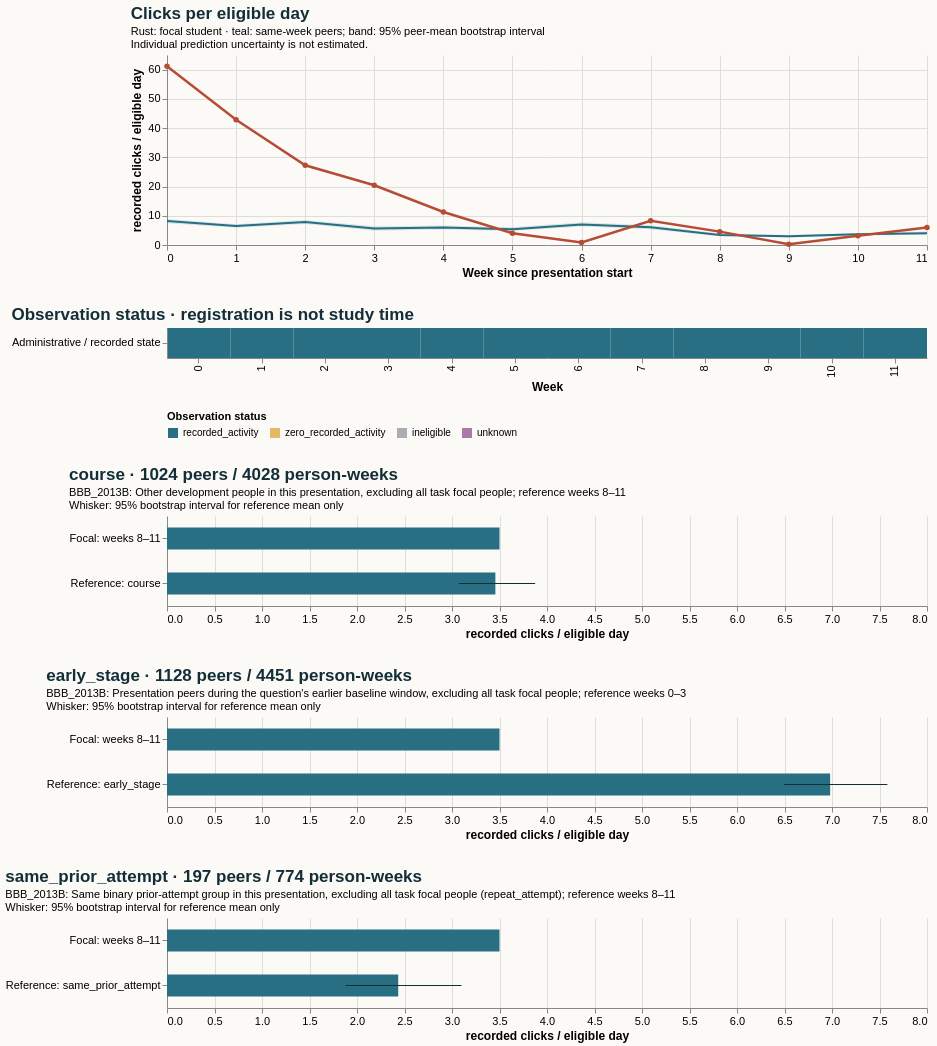

Describe this chart as a Vega-Lite specification.
### Vega-Lite specification from a JSON file in a GitHub repository (floating-point values rounded to 4 significant figures)
{"$schema": "https://vega.github.io/schema/vega-lite/v5.20.1.json", "config": {"axis": {"labelFontSize": 11, "titleFontSize": 12}, "background": "#fbfaf7", "font": "sans-serif", "title": {"anchor": "start", "color": "#142e38", "fontSize": 17, "subtitleFontSize": 11}, "view": {"continuousHeight": 300, "continuousWidth": 300, "stroke": null}}, "datasets": {"data-1320cdc46376b4de4bdcdfe142be2156": [{"hi": null, "lo": null, "series": "Focal: weeks 8–11", "value": 3.5}, {"hi": 7.583, "lo": 6.498, "series": "Reference: early_stage", "value": 6.98}], "data-2fc0ecf74899b9bd110cf5fcbdc719e2": [{"eligible_days": 7.0, "end_day": 6, "logging_completeness": "unknown", "observation_status": "recorded_activity", "row": "Administrative / recorded state", "score_status": "withheld_release_time_unknown", "start_day": 0, "value": 61.14, "week": 0}, {"eligible_days": 7.0, "end_day": 13, "logging_completeness": "unknown", "observation_status": "recorded_activity", "row": "Administrative / recorded state", "score_status": "withheld_release_time_unknown", "start_day": 7, "value": 42.86, "week": 1}, {"eligible_days": 7.0, "end_day": 20, "logging_completeness": "unknown", "observation_status": "recorded_activity", "row": "Administrative / recorded state", "score_status": "withheld_release_time_unknown", "start_day": 14, "value": 27.29, "week": 2}, {"eligible_days": 7.0, "end_day": 27, "logging_completeness": "unknown", "observation_status": "recorded_activity", "row": "Administrative / recorded state", "score_status": "withheld_release_time_unknown", "start_day": 21, "value": 20.43, "week": 3}, {"eligible_days": 7.0, "end_day": 34, "logging_completeness": "unknown", "observation_status": "recorded_activity", "row": "Administrative / recorded state", "score_status": "withheld_release_time_unknown", "start_day": 28, "value": 11.29, "week": 4}, {"eligible_days": 7.0, "end_day": 41, "logging_completeness": "unknown", "observation_status": "recorded_activity", "row": "Administrative / recorded state", "score_status": "withheld_release_time_unknown", "start_day": 35, "value": 4.0, "week": 5}, {"eligible_days": 7.0, "end_day": 48, "logging_completeness": "unknown", "observation_status": "recorded_activity", "row": "Administrative / recorded state", "score_status": "withheld_release_time_unknown", "start_day": 42, "value": 0.8571, "week": 6}, {"eligible_days": 7.0, "end_day": 55, "logging_completeness": "unknown", "observation_status": "recorded_activity", "row": "Administrative / recorded state", "score_status": "withheld_release_time_unknown", "start_day": 49, "value": 8.286, "week": 7}, {"eligible_days": 7.0, "end_day": 62, "logging_completeness": "unknown", "observation_status": "recorded_activity", "row": "Administrative / recorded state", "score_status": "withheld_release_time_unknown", "start_day": 56, "value": 4.571, "week": 8}, {"eligible_days": 7.0, "end_day": 69, "logging_completeness": "unknown", "observation_status": "recorded_activity", "row": "Administrative / recorded state", "score_status": "withheld_release_time_unknown", "start_day": 63, "value": 0.2857, "week": 9}, {"eligible_days": 7.0, "end_day": 76, "logging_completeness": "unknown", "observation_status": "recorded_activity", "row": "Administrative / recorded state", "score_status": "withheld_release_time_unknown", "start_day": 70, "value": 3.143, "week": 10}, {"eligible_days": 7.0, "end_day": 83, "logging_completeness": "unknown", "observation_status": "recorded_activity", "row": "Administrative / recorded state", "score_status": "withheld_release_time_unknown", "start_day": 77, "value": 6.0, "week": 11}], "data-3bd7987c9a41852c5be5b4d00f701e08": [{"hi": null, "lo": null, "series": "Focal: weeks 8–11", "value": 3.5}, {"hi": 3.1, "lo": 1.882, "series": "Reference: same_prior_attempt", "value": 2.434}], "data-6408eb63895da23684bef2d4bfb11170": [{"hi": null, "lo": null, "series": "Focal: weeks 8–11", "value": 3.5}, {"hi": 3.875, "lo": 3.075, "series": "Reference: course", "value": 3.457}], "data-8d783f204f81e7be944fa7bd5f6f3132": [{"end_day": 6, "focal_value": 61.14, "peer_ci_high": 8.902, "peer_ci_low": 7.448, "peer_mean": 8.174, "peer_observations": 1127, "peer_people": 1127, "reference": "course", "unit": "recorded clicks / eligible day", "week": 0}, {"end_day": 13, "focal_value": 42.86, "peer_ci_high": 7.115, "peer_ci_low": 5.909, "peer_mean": 6.521, "peer_observations": 1121, "peer_people": 1121, "reference": "course", "unit": "recorded clicks / eligible day", "week": 1}, {"end_day": 20, "focal_value": 27.29, "peer_ci_high": 8.53, "peer_ci_low": 7.184, "peer_mean": 7.865, "peer_observations": 1105, "peer_people": 1105, "reference": "course", "unit": "recorded clicks / eligible day", "week": 2}, {"end_day": 27, "focal_value": 20.43, "peer_ci_high": 6.439, "peer_ci_low": 4.864, "peer_mean": 5.625, "peer_observations": 1098, "peer_people": 1098, "reference": "course", "unit": "recorded clicks / eligible day", "week": 3}, {"end_day": 34, "focal_value": 11.29, "peer_ci_high": 6.665, "peer_ci_low": 5.303, "peer_mean": 5.982, "peer_observations": 1065, "peer_people": 1065, "reference": "course", "unit": "recorded clicks / eligible day", "week": 4}, {"end_day": 41, "focal_value": 4.0, "peer_ci_high": 6.044, "peer_ci_low": 4.76, "peer_mean": 5.35, "peer_observations": 1058, "peer_people": 1058, "reference": "course", "unit": "recorded clicks / eligible day", "week": 5}, {"end_day": 48, "focal_value": 0.8571, "peer_ci_high": 7.823, "peer_ci_low": 6.301, "peer_mean": 7.012, "peer_observations": 1050, "peer_people": 1050, "reference": "course", "unit": "recorded clicks / eligible day", "week": 6}, {"end_day": 55, "focal_value": 8.286, "peer_ci_high": 6.797, "peer_ci_low": 5.413, "peer_mean": 6.076, "peer_observations": 1034, "peer_people": 1034, "reference": "course", "unit": "recorded clicks / eligible day", "week": 7}, {"end_day": 62, "focal_value": 4.571, "peer_ci_high": 3.921, "peer_ci_low": 3.016, "peer_mean": 3.431, "peer_observations": 1024, "peer_people": 1024, "reference": "course", "unit": "recorded clicks / eligible day", "week": 8}, {"end_day": 69, "focal_value": 0.2857, "peer_ci_high": 3.406, "peer_ci_low": 2.569, "peer_mean": 2.953, "peer_observations": 1007, "peer_people": 1007, "reference": "course", "unit": "recorded clicks / eligible day", "week": 9}, {"end_day": 76, "focal_value": 3.143, "peer_ci_high": 4.09, "peer_ci_low": 3.22, "peer_mean": 3.642, "peer_observations": 1001, "peer_people": 1001, "reference": "course", "unit": "recorded clicks / eligible day", "week": 10}, {"end_day": 83, "focal_value": 6.0, "peer_ci_high": 4.626, "peer_ci_low": 3.486, "peer_mean": 4.025, "peer_observations": 996, "peer_people": 996, "reference": "course", "unit": "recorded clicks / eligible day", "week": 11}]}, "resolve": {"scale": {"color": "independent"}}, "spacing": 28, "vconcat": [{"data": {"name": "data-8d783f204f81e7be944fa7bd5f6f3132"}, "height": 190, "layer": [{"encoding": {"x": {"axis": {"tickMinStep": 1}, "field": "week", "title": "Week since presentation start", "type": "quantitative"}, "y": {"field": "peer_ci_low", "scale": {"zero": true}, "title": "recorded clicks / eligible day", "type": "quantitative"}, "y2": {"field": "peer_ci_high"}}, "mark": {"color": "#286f83", "opacity": 0.16, "type": "area"}}, {"encoding": {"tooltip": [{"field": "week", "type": "quantitative"}, {"field": "peer_mean", "type": "quantitative"}, {"field": "peer_people", "type": "quantitative"}, {"field": "peer_observations", "type": "quantitative"}], "x": {"field": "week", "type": "quantitative"}, "y": {"field": "peer_mean", "type": "quantitative"}}, "mark": {"color": "#286f83", "strokeWidth": 2, "type": "line"}}, {"encoding": {"tooltip": [{"field": "week", "type": "quantitative"}, {"field": "focal_value", "type": "quantitative"}], "x": {"field": "week", "type": "quantitative"}, "y": {"field": "focal_value", "type": "quantitative"}}, "mark": {"color": "#b64c35", "point": {"color": "#b64c35"}, "strokeWidth": 2.5, "type": "line"}}], "title": {"subtitle": ["Rust: focal student · teal: same-week peers; band: 95% peer-mean bootstrap interval", "Individual prediction uncertainty is not estimated."], "text": "Clicks per eligible day"}, "width": 760}, {"data": {"name": "data-2fc0ecf74899b9bd110cf5fcbdc719e2"}, "encoding": {"color": {"field": "observation_status", "legend": {"labelLimit": 260, "orient": "bottom"}, "scale": {"domain": ["recorded_activity", "zero_recorded_activity", "ineligible", "unknown"], "range": ["#286f83", "#e4bb64", "#aaaeb3", "#ac78a5"]}, "title": "Observation status", "type": "nominal"}, "tooltip": [{"field": "week", "type": "quantitative"}, {"field": "eligible_days", "type": "quantitative"}, {"field": "observation_status", "type": "nominal"}, {"field": "logging_completeness", "type": "nominal"}], "x": {"field": "week", "title": "Week", "type": "ordinal"}, "y": {"field": "row", "title": null, "type": "nominal"}}, "height": 30, "mark": {"type": "rect"}, "title": "Observation status · registration is not study time", "width": 760}, {"data": {"name": "data-6408eb63895da23684bef2d4bfb11170"}, "height": 90, "layer": [{"encoding": {"x": {"field": "value", "scale": {"domain": [0, 7.962], "zero": true}, "title": "recorded clicks / eligible day", "type": "quantitative"}, "y": {"field": "series", "sort": null, "title": null, "type": "nominal"}}, "mark": {"color": "#286f83", "size": 22, "type": "bar"}}, {"encoding": {"x": {"field": "lo", "type": "quantitative"}, "x2": {"field": "hi"}, "y": {"field": "series", "sort": null, "title": null, "type": "nominal"}}, "mark": {"color": "#142e38", "type": "rule"}}], "title": {"subtitle": ["BBB_2013B: Other development people in this presentation, excluding all task focal people; reference weeks 8–11", "Whisker: 95% bootstrap interval for reference mean only"], "text": "course · 1024 peers / 4028 person-weeks"}, "width": 760}, {"data": {"name": "data-1320cdc46376b4de4bdcdfe142be2156"}, "height": 90, "layer": [{"encoding": {"x": {"field": "value", "scale": {"domain": [0, 7.962], "zero": true}, "title": "recorded clicks / eligible day", "type": "quantitative"}, "y": {"field": "series", "sort": null, "title": null, "type": "nominal"}}, "mark": {"color": "#286f83", "size": 22, "type": "bar"}}, {"encoding": {"x": {"field": "lo", "type": "quantitative"}, "x2": {"field": "hi"}, "y": {"field": "series", "sort": null, "title": null, "type": "nominal"}}, "mark": {"color": "#142e38", "type": "rule"}}], "title": {"subtitle": ["BBB_2013B: Presentation peers during the question's earlier baseline window, excluding all task focal people; reference weeks 0–3", "Whisker: 95% bootstrap interval for reference mean only"], "text": "early_stage · 1128 peers / 4451 person-weeks"}, "width": 760}, {"data": {"name": "data-3bd7987c9a41852c5be5b4d00f701e08"}, "height": 90, "layer": [{"encoding": {"x": {"field": "value", "scale": {"domain": [0, 7.962], "zero": true}, "title": "recorded clicks / eligible day", "type": "quantitative"}, "y": {"field": "series", "sort": null, "title": null, "type": "nominal"}}, "mark": {"color": "#286f83", "size": 22, "type": "bar"}}, {"encoding": {"x": {"field": "lo", "type": "quantitative"}, "x2": {"field": "hi"}, "y": {"field": "series", "sort": null, "title": null, "type": "nominal"}}, "mark": {"color": "#142e38", "type": "rule"}}], "title": {"subtitle": ["BBB_2013B: Same binary prior-attempt group in this presentation, excluding all task focal people (repeat_attempt); reference weeks 8–11", "Whisker: 95% bootstrap interval for reference mean only"], "text": "same_prior_attempt · 197 peers / 774 person-weeks"}, "width": 760}]}
